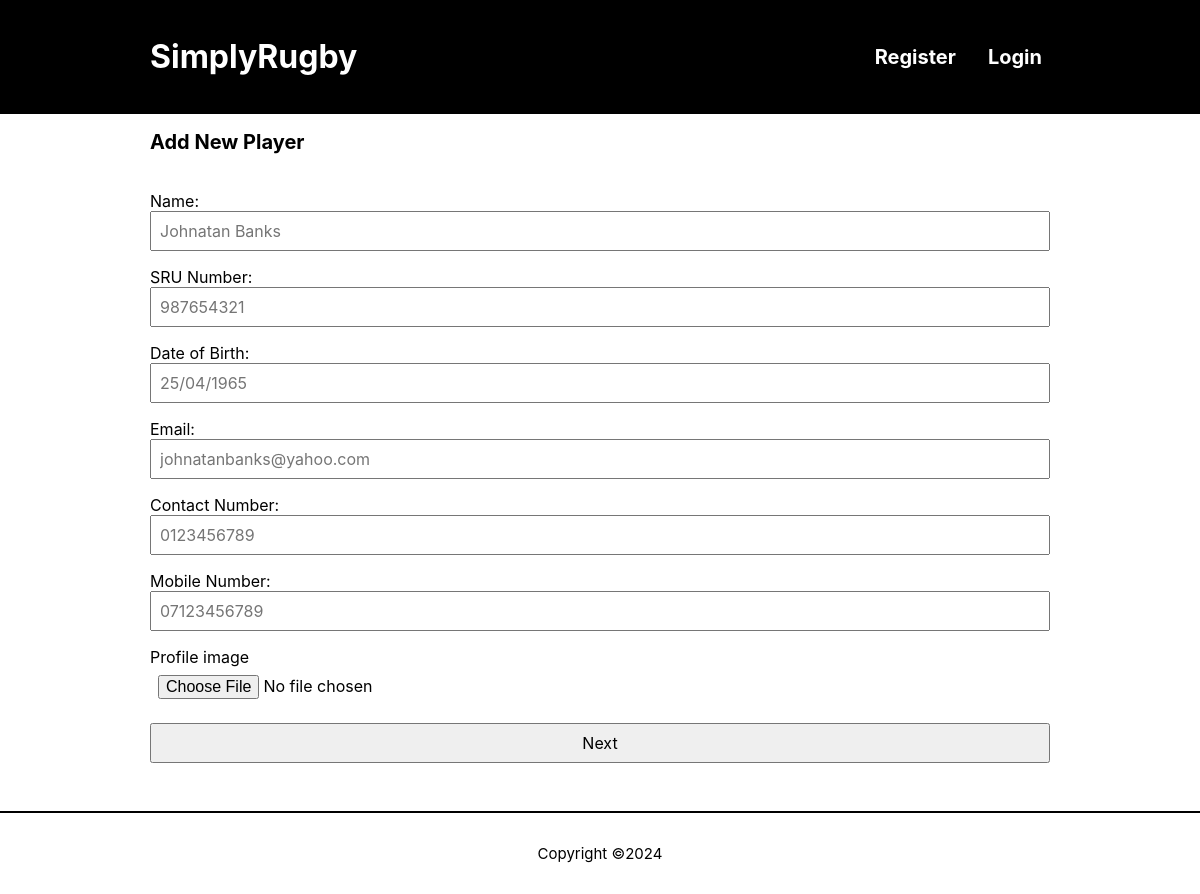
Page /update-member.php?id=1 on the committed database.
### tables this page shows
CREATE TABLE members (
  member_id INT PRIMARY KEY AUTO_INCREMENT NOT NULL,
  address_id INT NOT NULL,
  user_id INT,
  first_name  varchar(32) NOT NULL,
  last_name  varchar(32) NOT NULL,
  dob DATE,
  sru_no  INT NOT NULL,
  contact_no  varchar(40) NOT NULL,
  mobile_no  varchar(40),
  email_address varchar(45),
  filename VARCHAR(64),
  FOREIGN KEY (address_id) REFERENCES addresses (address_id),
  FOREIGN KEY (user_id) REFERENCES users (user_id)
);

### classes/member.php (called while the page is built, shortened)
<?php
require_once("classes/utils.php");
class Member
{
  public static function getMember($bookId)
  {
    $conn = Connection::connect();
    $stmt = $conn->prepare(SQL::$getMember);
    $stmt->execute([$bookId]);
    $member = $stmt->fetch();
    return $member;
  }
}

### classes/utils.php (called while the page is built, shortened)
<?php
class Utils {
  public static function escape($input) {
    return trim(htmlspecialchars($input));
  }
}

### update-member.php (the view, shortened to what this page needs)
<?php
require("classes/sql.php");
require("classes/utils.php");
$memberId = $_GET["id"];
require("classes/member.php");
$member = Member::getMember($memberId);
$dobPlaceholder = Utils::escape($member["dob"]);
$firstNamePlaceholder = Utils::escape($member["first_name"]);
$lastNamePlaceholder = Utils::escape($member["last_name"]);
$sruNumberPlaceholder = Utils::escape($member["sru_no"]);
$contactNumberPlaceholder = Utils::escape($member["contact_no"]);
$mobileNumberPlaceholder = Utils::escape($member["mobile_no"]);
$emailAddressPlaceholder = Utils::escape($member["email_address"]);
$phpdate = strtotime( $dobPlaceholder );
$ukDobPlaceholder = date( 'd/m/Y', $phpdate );
$nameErr = $dobErr = $emailErr = $sruErr = $contactNoErr = $mobileNoErr = $profileImageErr =  "";
$genuineErr = $profileImageErr = "";
$name = $dob = $email = $sru = $contactNo = $mobileNo = $profileImage = $filename = "";
?>
<main class="content-wrapper contact-content">
<h2>Add New Player</h2>
<form
method="post"
action="<?php echo $_SERVER["PHP_SELF"]; ?>?id=<?php echo $member["member_id"];?>"
enctype="multipart/form-data">
  <p class="error"><?php echo $genuineErr;?></p><br>
  <div id="personal-details-form">
      <label for="name">Name:</label><br>
      <input type="text" name="name" placeholder="<?php echo $firstNamePlaceholder . ' '. $lastNamePlaceholder;?> " value="<?php echo $name;?>">
      <p class="error"><?php echo $nameErr;?></p><br>
      <label for="sru">SRU Number:</label><br>
      <input type="text" name="sru" placeholder="<?php echo $sruNumberPlaceholder;?>"  value="<?php echo $sru;?>">
      <p class="error"><?php echo $sruErr;?></p><br>
      <label for="dob">Date of Birth:</label><br>
      <input type="text" name="dob" placeholder="<?php echo $ukDobPlaceholder; ?>"  value="<?php echo $dob;?>">
      <p class="error"><?php echo $dobErr;?></p><br>
      <label for="email">Email:</label><br>
      <input type="text" name="email" placeholder="<?php echo $emailAddressPlaceholder; ?>"   value="<?php echo $email;?>">
      <p class="error"><?php echo $emailErr;?></p><br>
      <label for="contactNo">Contact Number:</label><br>
      <input type="text" name="contactNo" placeholder="<?php echo $contactNumberPlaceholder; ?>"   value="<?php echo $contactNo;?>">
      <p class="error"><?php echo $contactNoErr;?></p><br>
      <label for="mobileNo">Mobile Number:</label><br>
      <input type="text" name="mobileNo" placeholder="<?php echo $mobileNumberPlaceholder; ?>"   value="<?php echo $mobileNo;?>">
      <p class="error"><?php echo $mobileNoErr;?></p><br>
      <label>Profile image</label>
      <input type="file" name="profileImage" value="">
      <p class="error"><?php echo $profileImageErr;?></p><br>
      <input type="button" value="Next" onclick="nextTab()">
  </div>
</form>
</main>

### css/style.css (style rules this page uses)
* { box-sizing: border-box; }
body { margin: 0; overflow-x: hidden; }
body, button, input, textarea, select { font-family: "Arial", "Helvetica", sans-serif; font-size: 16px; }
.content-wrapper { margin: auto; width: 100%; }
input:not(input.button) { margin-bottom: 16px; padding: 8px; width: 100%; }
@media screen and (min-width:320px) { h2 { font-size: 20px; } }
@media screen and (min-width:320px) { .contact-content { width: 90%; } }
@media screen and (min-width:320px) { p, body, td, input, select, button { font-family: -apple-system,system-ui,BlinkMacSystemFont,'Segoe UI',Roboto,'Helvetica Neue',Arial,sans-serif; } }
@media screen and (min-width: 950px) { .content-wrapper { width: 900px; } }

### rows in the picture
members: name "Johnatan Banks", sru "987654321", dob "25/04/1965", email "johnatanbanks@yahoo.com", contactNo "0123456789", mobileNo "07123456789"
